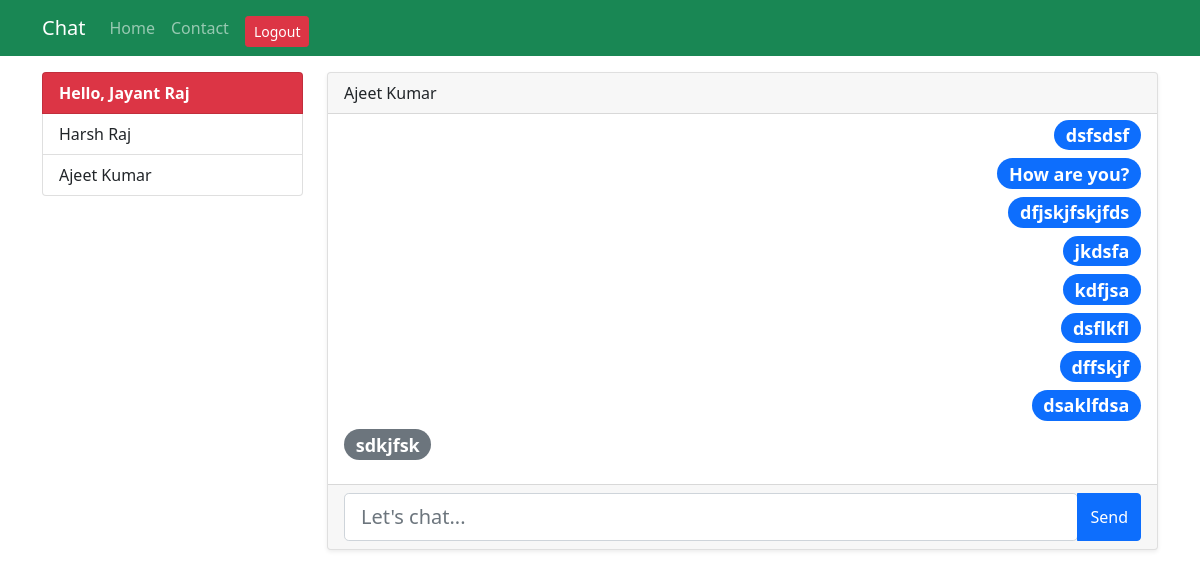
Page /dashboard/ajeetkumar/ (signed in) on the committed database.
### app/models.py (models this page shows, shortened)
class Message(models.Model):
    msg = models.CharField(max_length=100)
    timedate = models.DateTimeField(auto_now=True)
    sender = models.ForeignKey(User, on_delete=models.CASCADE, related_name="sender")
    receiver = models.ForeignKey(User, on_delete=models.CASCADE, related_name="receiver")

### app/views.py (the view)
# urls.py: path("dashboard/", Dashboard.as_view(), name="dashboard"),
class Dashboard(View):
    def get(self, request, username=None):
        if request.user.is_authenticated:
            content = {
                'me': User.objects.get(username=request.user.username),
                'users': User.objects.filter(is_superuser=False).exclude(username=request.user.username)
            }
            if username != None:
                content['receiver'] = User.objects.get(username=username)
                content['chats'] = Message.objects.filter(Q(Q(sender__username=request.user.username) & Q(receiver__username=username)) | Q(Q(sender__username=username) & Q(receiver__username=request.user.username))).order_by('id')
                return render(request, 'chat.html', content)
            else:
                return render(request, 'dashboard.html', content)
        else:
            return redirect("login")

### app/templates/chat.html (shortened to what this page needs)
{% extends "loginbase.html" %}
{% block columns %}
<div class="col-lg-9">
    <div class="card shadow-sm">
        <div class="card-header">
            {{receiver.first_name}} {{receiver.last_name}}
        </div>
        <div class="card-body" id="message" style="height: 370px; overflow-y: auto;">
            {% for chat in chats %}
            {% if chat.sender.username == receiver.username and chat.receiver.username == me.username %}
            <div class="row">
                <h4 class=""><span class="badge bg-secondary rounded-pill">{{chat.msg}}</span></h4>
            </div>
            {% endif %}
            {% if chat.sender.username == me.username and chat.receiver.username == receiver.username %}
            <div class="row">
                <h4 class=""><span class="badge bg-primary float-end rounded-pill">{{chat.msg}}</span></h4>
            </div>
            {% endif %}
            {% endfor %}
        </div>
        <div class="card-footer">
            <div class="btn-group w-100">
                <input type="text" autofocus name="msg" id="msg" placeholder="Let's chat..." class="form-control form-control-lg">
                <button type="button" id="send" class="btn btn-primary">Send</button>
            </div>
        </div>
    </div>
</div>
{% endblock columns %}

### app/templates/loginbase.html (shortened to what this page needs)
<!DOCTYPE html>
<html lang="en">
<head>
    <link href="https://cdn.jsdelivr.net/npm/bootstrap@5.1.3/dist/css/bootstrap.min.css" rel="stylesheet">
</head>
<body>
    <nav class="navbar sticky-top navbar-expand-lg navbar-dark bg-success">
        <div class="container">
            <a href="#" class="navbar-brand">Chat</a>
            <div class="collapse navbar-collapse" id="navbarNav">
                <ul class="navbar-nav">
                    <li class="nav-item">
                        <a href="{% url 'homepage' %}" class="nav-link">Home</a>
                    </li>
                    <li class="nav-item">
                        <a href="" class="nav-link">Contact</a>
                    </li>
                    <li class="nav-item">
                        <a href="{% url 'logout' %}" class="btn btn-danger btn-sm mt-2 mx-2">Logout</a>
                    </li>
                </ul>
            </div>
        </div>
    </nav>
    <div class="container">
        <div class="row mt-3">
            <div class="col-lg-3">
                <div class="list-group">
                    <a href="" class="list-group-item fw-bold list-group-item-aciton bg-danger text-white">Hello, {{me.first_name}} {{me.last_name}}</a>
                    {% for user in users %}
                    <a href="{% url 'chat' user.username %}" class="list-group-item list-group-item-action">{{user.first_name}} {{user.last_name}}</a>
                    {% endfor %}
                </div>
            </div>
            {% block columns %}{% endblock columns %}
        </div>
    </div>
</body>
</html>

### rows in the picture
Message: msg "dsfsdsf"
Message: msg "How are you?"
Message: msg "dfjskjfskjfds"
Message: msg "jkdsfa"
Message: msg "kdfjsa"
Message: msg "dsflkfl"
Message: msg "dffskjf"
Message: msg "dsaklfdsa"
Message: msg "sdkjfsk"

### other values in the picture
{{ me.first_name }} "Jayant"
{{ me.last_name }} "Raj"
{{ user.first_name }} "Harsh"
{{ user.last_name }} "Raj"
{{ user.first_name }} "Ajeet"
{{ user.last_name }} "Kumar"
{{ receiver.first_name }} "Ajeet"
{{ receiver.last_name }} "Kumar"
